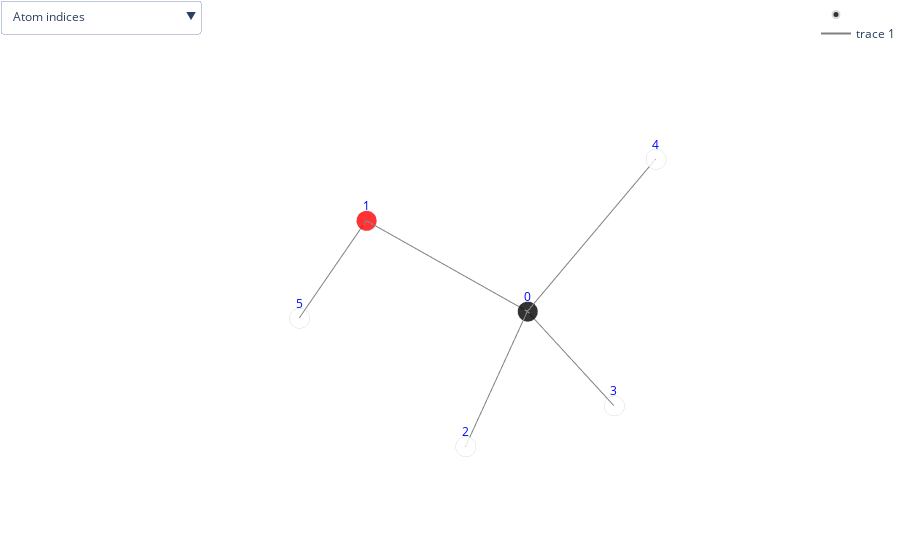
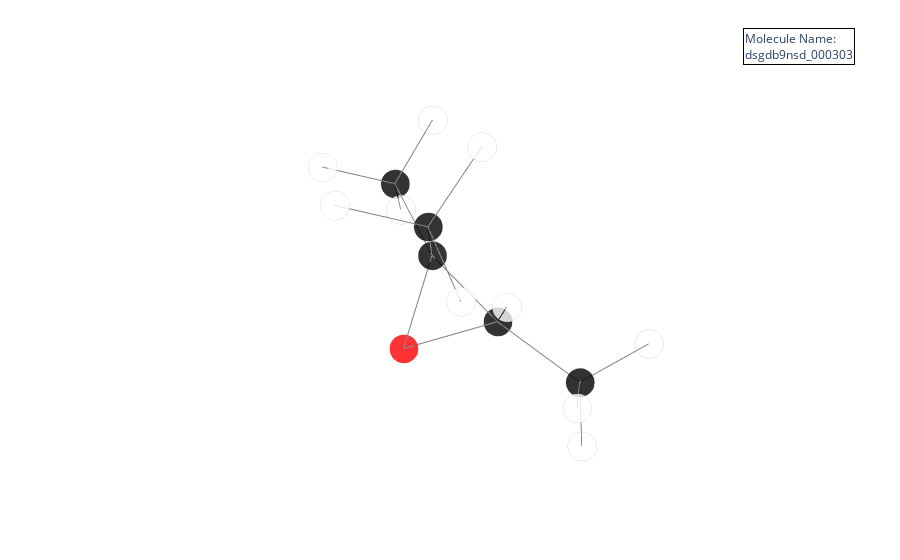

The code cell stored with these charts, in order, in its notebook:
### Code cell
#plot_molecule('dsgdb9nsd_000008', structures)
my_plot_molecule('dsgdb9nsd_000303', structures)

### Figure 1 — Plotly figure (JSON) as saved in the notebook; plotly's stock layout.template omitted (floating-point values rounded to 4 significant figures)
{"data": [{"marker": {"color": ["black", "red", "white", "white", "white", "white"], "line": {"color": "lightgray", "width": 2}, "opacity": 0.8, "size": 7, "symbol": "circle"}, "mode": "markers", "name": "", "text": ["C", "O", "H", "H", "H", "H"], "type": "scatter3d", "x": [-0.008288, -0.00797, 1.007, -0.5466, -0.5229, 0.4414], "y": [1.39, -0.02505, 1.816, 1.799, 1.726, -0.3335], "z": [-0.005601, 0.02031, 0.003483, -0.8739, 0.8991, -0.7715]}, {"hoverinfo": "none", "marker": {"color": "grey", "opacity": 1, "size": 7}, "mode": "lines", "type": "scatter3d", "x": [-0.008288, -0.00797, null, -0.008288, 1.007, null, -0.008288, -0.5229, null, -0.00797, 0.4414, null, -0.008288, -0.5466, null], "y": [1.39, -0.02505, null, 1.39, 1.816, null, 1.39, 1.726, null, -0.02505, -0.3335, null, 1.39, 1.799, null], "z": [-0.005601, 0.02031, null, -0.005601, 0.003483, null, -0.005601, 0.8991, null, 0.02031, -0.7715, null, -0.005601, -0.8739, null]}], "layout": {"margin": {"b": 0, "l": 0, "r": 0, "t": 0}, "scene": {"annotations": [{"font": {"color": "blue"}, "showarrow": false, "text": "0", "x": -0.008288, "y": 1.39, "yshift": 15, "z": -0.005601}, {"font": {"color": "blue"}, "showarrow": false, "text": "1", "x": -0.00797, "y": -0.02505, "yshift": 15, "z": 0.02031}, {"font": {"color": "blue"}, "showarrow": false, "text": "2", "x": 1.007, "y": 1.816, "yshift": 15, "z": 0.003483}, {"font": {"color": "blue"}, "showarrow": false, "text": "3", "x": -0.5466, "y": 1.799, "yshift": 15, "z": -0.8739}, {"font": {"color": "blue"}, "showarrow": false, "text": "4", "x": -0.5229, "y": 1.726, "yshift": 15, "z": 0.8991}, {"font": {"color": "blue"}, "showarrow": false, "text": "5", "x": 0.4414, "y": -0.3335, "yshift": 15, "z": -0.7715}], "xaxis": {"showbackground": false, "showgrid": false, "showticklabels": false, "title": {"font": {"color": "white"}}, "zeroline": false}, "yaxis": {"showbackground": false, "showgrid": false, "showticklabels": false, "title": {"font": {"color": "white"}}, "zeroline": false}, "zaxis": {"showbackground": false, "showgrid": false, "showticklabels": false, "title": {"font": {"color": "white"}}, "zeroline": false}}, "showlegend": true, "updatemenus": [{"buttons": [{"args": [{"scene.annotations": [{"font": {"color": "blue"}, "showarrow": false, "text": 0, "x": -0.008288, "y": 1.39, "yshift": 15, "z": -0.005601}, {"font": {"color": "blue"}, "showarrow": false, "text": 1, "x": -0.00797, "y": -0.02505, "yshift": 15, "z": 0.02031}, {"font": {"color": "blue"}, "showarrow": false, "text": 2, "x": 1.007, "y": 1.816, "yshift": 15, "z": 0.003483}, {"font": {"color": "blue"}, "showarrow": false, "text": 3, "x": -0.5466, "y": 1.799, "yshift": 15, "z": -0.8739}, {"font": {"color": "blue"}, "showarrow": false, "text": 4, "x": -0.5229, "y": 1.726, "yshift": 15, "z": 0.8991}, {"font": {"color": "blue"}, "showarrow": false, "text": 5, "x": 0.4414, "y": -0.3335, "yshift": 15, "z": -0.7715}]}], "label": "Atom indices", "method": "relayout"}, {"args": [{"scene.annotations": [{"showarrow": false, "text": 1.42, "x": -0.008129, "y": 0.6827, "yshift": 15, "z": 0.007353}, {"showarrow": false, "text": 1.1, "x": 0.4991, "y": 1.603, "yshift": 15, "z": -0.001059}, {"showarrow": false, "text": 1.09, "x": -0.2656, "y": 1.558, "yshift": 15, "z": 0.4467}, {"showarrow": false, "text": 0.96, "x": 0.2167, "y": -0.1793, "yshift": 15, "z": -0.3756}, {"showarrow": false, "text": 1.1, "x": -0.2774, "y": 1.595, "yshift": 15, "z": -0.4398}]}], "label": "Bond lengths", "method": "relayout"}, {"args": [{"scene.annotations": [{"font": {"color": "blue"}, "showarrow": false, "text": 0, "x": -0.008288, "y": 1.39, "yshift": 15, "z": -0.005601}, {"font": {"color": "blue"}, "showarrow": false, "text": 1, "x": -0.00797, "y": -0.02505, "yshift": 15, "z": 0.02031}, {"font": {"color": "blue"}, "showarrow": false, "text": 2, "x": 1.007, "y": 1.816, "yshift": 15, "z": 0.003483}, {"font": {"color": "blue"}, "showarrow": false, "text": 3, "x": -0.5466, "y": 1.799, "yshift": 15, "z": -0.8739}, {"font": {"color": "blue"}, "showarrow": false, "text": 4, "x": -0.5229, "y": 1.726, "yshift": 15, "z": 0.8991}, {"font": {"color": "blue"}, "showarrow": false, "text": 5, "x": 0.4414, "y": -0.3335, "yshift": 15, "z": -0.7715}, {"showarrow": false, "text": 1.42, "x": -0.008129, "y": 0.6827, "yshift": 15, "z": 0.007353}, {"showarrow": false, "text": 1.1, "x": 0.4991, "y": 1.603, "yshift": 15, "z": -0.001059}, {"showarrow": false, "text": 1.09, "x": -0.2656, "y": 1.558, "yshift": 15, "z": 0.4467}, {"showarrow": false, "text": 0.96, "x": 0.2167, "y": -0.1793, "yshift": 15, "z": -0.3756}, {"showarrow": false, "text": 1.1, "x": -0.2774, "y": 1.595, "yshift": 15, "z": -0.4398}]}], "label": "Atom indices & Bond lengths", "method": "relayout"}, {"args": [{"scene.annotations": []}], "label": "Hide all", "method": "relayout"}], "direction": "down", "xanchor": "left", "yanchor": "top"}]}}

### Figure 2 — Plotly figure (JSON) as saved in the notebook; plotly's stock layout.template omitted (floating-point values rounded to 4 significant figures)
{"data": [{"hoverlabel": {"bgcolor": ["black", "black", "red", "black", "black", "black", "white", "white", "white", "white", "white", "white", "white", "white", "white", "white"]}, "marker": {"color": ["black", "black", "red", "black", "black", "black", "white", "white", "white", "white", "white", "white", "white", "white", "white", "white"], "line": {"color": "lightgray", "width": 2}, "opacity": 0.8, "size": 10, "symbol": "circle"}, "mode": "markers", "name": "", "text": ["C", "C", "O", "C", "C", "C", "H", "H", "H", "H", "H", "H", "H", "H", "H", "H"], "type": "scatter3d", "x": [-0.02567, -0.001959, 1.25, 0.6359, 1.387, 0.1016, 0.8125, 0.02635, -0.9595, -0.8395, 1.803, 0.7308, 2.218, 0.9197, -0.6078, -0.4026], "y": [1.53, 0.03909, -0.6391, -0.6593, 0.08028, -2.015, 2.033, 1.748, 1.958, -0.4846, 1.022, 0.2895, -0.5348, -2.664, -1.921, -2.506], "z": [-0.1374, 0.08553, -0.08252, 1.22, 2.306, 1.633, 0.3476, -1.209, 0.2443, -0.3837, 1.946, 3.158, 2.67, 1.966, 2.463, 0.797]}, {"hoverinfo": "none", "marker": {"color": "grey", "opacity": 1, "size": 7}, "mode": "lines", "type": "scatter3d", "x": [-0.02567, -0.001959, null, -0.001959, 1.25, null, 1.25, 0.6359, null, 0.6359, 1.387, null, -0.001959, 0.6359, null, 0.6359, 0.1016, null, -0.02567, 0.8125, null, 1.803, 1.387, null, 0.1016, -0.4026, null, -0.02567, 0.02635, null, 0.7308, 1.387, null, 0.1016, -0.6078, null, -0.02567, -0.9595, null, -0.001959, -0.8395, null, 1.387, 2.218, null, 0.9197, 0.1016, null], "y": [1.53, 0.03909, null, 0.03909, -0.6391, null, -0.6391, -0.6593, null, -0.6593, 0.08028, null, 0.03909, -0.6593, null, -0.6593, -2.015, null, 1.53, 2.033, null, 1.022, 0.08028, null, -2.015, -2.506, null, 1.53, 1.748, null, 0.2895, 0.08028, null, -2.015, -1.921, null, 1.53, 1.958, null, 0.03909, -0.4846, null, 0.08028, -0.5348, null, -2.664, -2.015, null], "z": [-0.1374, 0.08553, null, 0.08553, -0.08252, null, -0.08252, 1.22, null, 1.22, 2.306, null, 0.08553, 1.22, null, 1.22, 1.633, null, -0.1374, 0.3476, null, 1.946, 2.306, null, 1.633, 0.797, null, -0.1374, -1.209, null, 3.158, 2.306, null, 1.633, 2.463, null, -0.1374, 0.2443, null, 0.08553, -0.3837, null, 2.306, 2.67, null, 1.966, 1.633, null]}], "layout": {"annotations": [{"align": "left", "bordercolor": "black", "borderwidth": 1, "showarrow": false, "text": "Molecule Name:<br>dsgdb9nsd_000303", "x": 0.95, "xref": "paper", "y": 0.95, "yref": "paper"}], "margin": {"b": 0, "l": 0, "r": 0, "t": 0}, "scene": {"xaxis": {"showbackground": false, "showgrid": false, "showticklabels": false, "title": {"font": {"color": "white"}}, "zeroline": false}, "yaxis": {"showbackground": false, "showgrid": false, "showticklabels": false, "title": {"font": {"color": "white"}}, "zeroline": false}, "zaxis": {"showbackground": false, "showgrid": false, "showticklabels": false, "title": {"font": {"color": "white"}}, "zeroline": false}}, "showlegend": false}}
